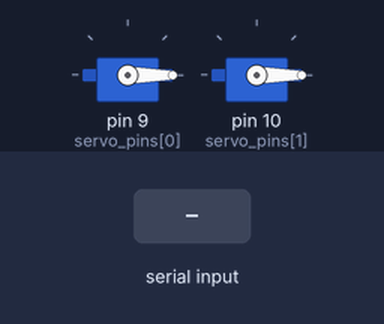
A sketch run on a simulated Arduino Uno, built with avr-gcc and run on an emulated ATmega328P. On the bench: 2 × servo. The test bench sets the inputs (shaded band).

Above: at 1.2 s.
1.3 s: "90,45," received over Serial
At 2.9 s:
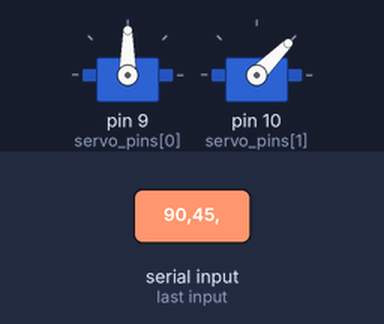
3.8 s: "30,150," received over Serial
At 6.0 s:
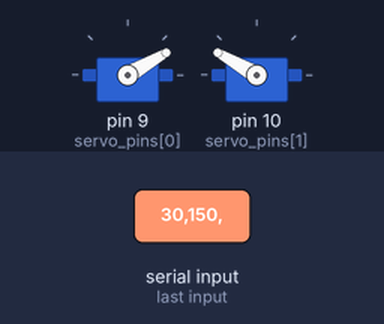
6.3 s: "90," received over Serial
At 8.0 s:
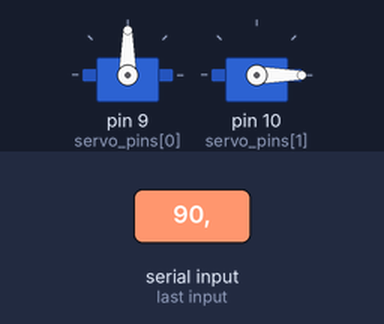
8.8 s: "200," received over Serial
At 11.0 s:
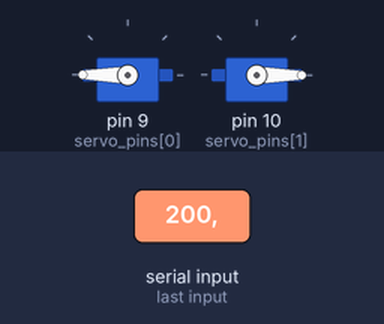
11.3 s: "1,90," received over Serial
At 13.1 s:
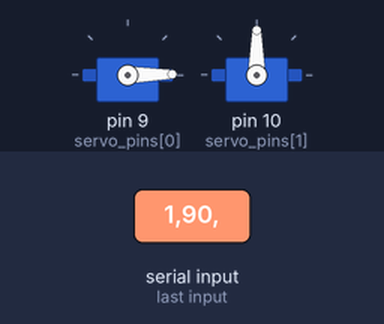
Timing chart, 0 to 14.6 s (numbered marks = the images above; inputs shaded):
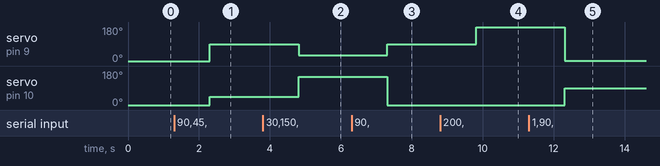

The sketch:

arduino_servo_control.ino
```cpp
#include <Servo.h>

Servo servos[2];  // create two servo objects to control servos
// twelve servo objects can be created on most boards

const int servo_pins[] = {9, 10};  // pins for servos
const int sleep_time = 20;  // sleeping time until the loop checks again for new targets

int target_angles[] = {0, 0}; // variable to store target position for servos

void setup() {
  Serial.begin(9600); // initialize serial
  servos[0].attach(servo_pins[0]);  // attaches the servo object to the given pin
  servos[1].attach(servo_pins[1]);  // attaches the servo object to the given pin
  // set both servos to start angles (if you do not do this, it moves to 90 degrees by default)
  servos[0].write(target_angles[0]);
  servos[1].write(target_angles[1]);
}

void read_targets() {
  // the message we expect has the shape "x,y\n" where x and y are decimal string representations of integers
  String num_1_str = Serial.readStringUntil(',');
  String num_2_str = Serial.readStringUntil('\n');
  target_angles[0] = constrain(num_1_str.toInt(), 0, 180);
  target_angles[1] = constrain(num_2_str.toInt(), 0, 180);
}

void loop() {
  if (Serial.available() > 0) {
    // read in new target values
    read_targets();
    // send them to the servos
    servos[0].write(target_angles[0]);
    servos[1].write(target_angles[1]);
  }
  delay(sleep_time);
}
```

Measured:
- after the input at 1.3 s, servo on pin 9 (servo_pins[0]): 0° → 90° after 1.0 s; servo on pin 10 (servo_pins[1]): 0° → 45° after 1.0 s
- after the input at 3.8 s, servo on pin 9 (servo_pins[0]): 90° → 30° after 1.0 s; servo on pin 10 (servo_pins[1]): 45° → 150° after 1.0 s
- after the input at 6.3 s, servo on pin 9 (servo_pins[0]): 30° → 90° after 1.0 s; servo on pin 10 (servo_pins[1]): 150° → 0° after 1.0 s
- after the input at 8.8 s, servo on pin 9 (servo_pins[0]): 90° → 180° after 1.0 s
- after the input at 11.3 s, servo on pin 9 (servo_pins[0]): 180° → 1° after 1.0 s; servo on pin 10 (servo_pins[1]): 0° → 90° after 1.0 s
